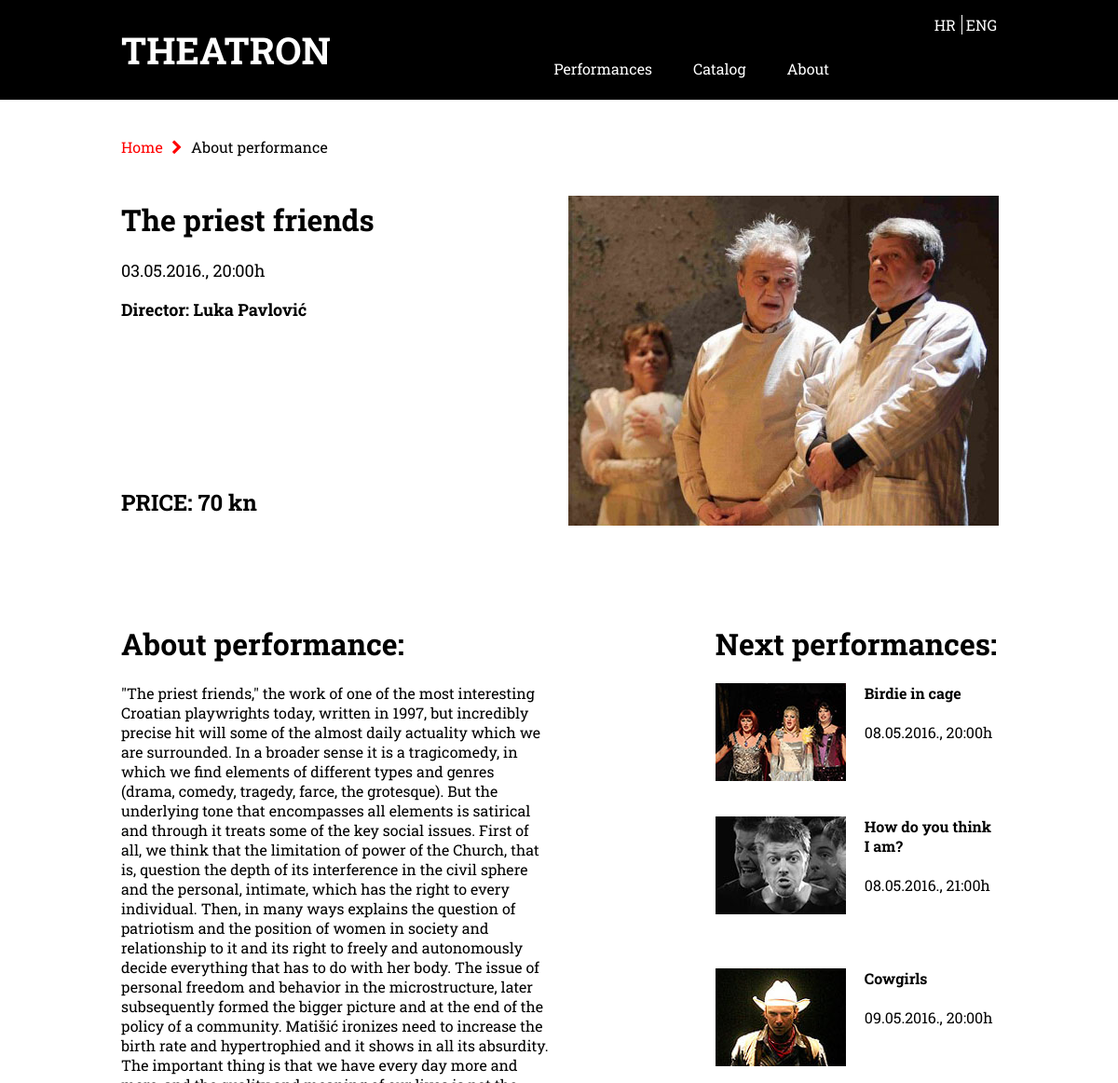
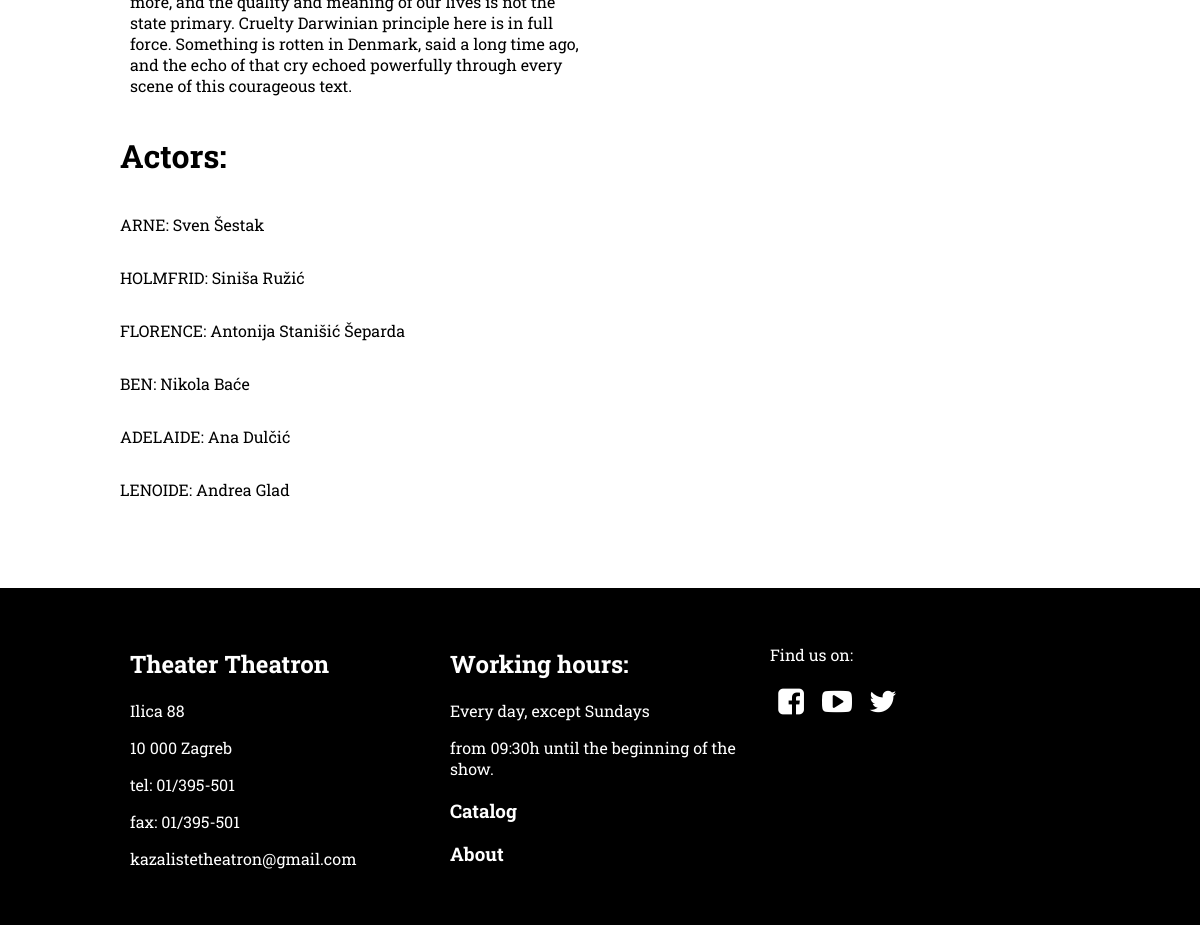
/kazaliste/eng/opredstavi_eng.php?id=1, run on the app's committed database (2 pictures, top to bottom).
### tables this page shows
CREATE TABLE `predstave_t` (
  `id` int(11) NOT NULL,
  `naslov_t` varchar(255) NOT NULL,
  `oPredstavi_t` text NOT NULL,
  `idLanguage` int(11) NOT NULL,
  `idPredstave` int(11) NOT NULL
);

CREATE TABLE `predstave` (
  `id` int(11) NOT NULL,
  `naslov` varchar(255) NOT NULL,
  `oPredstavi` text NOT NULL,
  `datum` varchar(255) NOT NULL,
  `sati` varchar(255) NOT NULL,
  `cijena` float NOT NULL,
  `idRedatelja` int(11) NOT NULL
);

CREATE TABLE `redatelj` (
  `id` int(11) NOT NULL,
  `ime` varchar(255) NOT NULL,
  `prezime` varchar(255) NOT NULL
);

CREATE TABLE `slike` (
  `id` int(11) NOT NULL,
  `idPredstave` int(11) NOT NULL,
  `slika140` varchar(255) NOT NULL,
  `slika300` varchar(255) NOT NULL,
  `slika400` varchar(255) NOT NULL,
  `slika460` varchar(255) NOT NULL,
  `slika460x350` varchar(255) NOT NULL
);

CREATE TABLE `glumci` (
  `id` int(11) NOT NULL,
  `idPredstave` int(11) NOT NULL,
  `imeGlumac` varchar(255) NOT NULL,
  `prezimeGlumac` varchar(255) NOT NULL,
  `uloga` varchar(255) NOT NULL
);

### kazaliste/eng/opredstavi_eng.php (the view, shortened to what this page needs)
<!DOCTYPE html>
<html>
   <head>
      <link rel="stylesheet" href="../css/normalize.css" />
      <link rel="stylesheet" href="../css/grid.css" />
      <link rel="stylesheet" href="../css/stil.css" />
      <link rel="stylesheet" href="../fonts/css/fontello.css"/>
   </head>
   <body>
      <header class="site-header">
         <div class="row">
            <div class="column column-4">
               <h1 class="logo"><a href="index_eng.php">THEATRON</a></h1>
            </div>
            <div class="column column-6">
               <nav class="main-navigation">
                  <ul>
                     <li><a href="predstave_eng.php">Performances</a></li>
                     <li><a href="cjenik_eng.php">Catalog</a></li>
                     <li><a href="onama_eng.html">About</a></li>
                  </ul>
               </nav>
            </div>
            <div class="column column-2">
               <div class="lang">
                  <li>
                     <ul>
                  <li><a href="../opredstavi.php">HR</a></li>
                  <li><a href="#">ENG </a></li>
                  </li>
               </div>
            </div>
         </div>
      </header>
      <section class="main">
         <div class="row">
            <div class="column column-12 navigiraj">
               <a href="index_eng.php">Home <i class="icon-right-open"></i></a> About performance
               <br><br><br>
            </div>
            <br><br><br>
            <?php
               $idGet='';
               if (isset($_GET['id'])) {
                   $idGet= $_GET['id'];
                   }
               $dbc= mysqli_connect('localhost', 'root','root', 'theatron') or die('Error connecting to MySQL.');
               $query= "SELECT * from predstave_t
                       join predstave on predstave.id=predstave_t.idPredstave
                       join redatelj on predstave.idRedatelja=redatelj.id
                       join slike on slike.idPredstave=predstave.id
                       where predstave_t.idLanguage=1 and predstave.id=" .$idGet;
               $result= mysqli_query($dbc, $query) or die("Error quering database");
               $row = mysqli_fetch_array($result);
               echo '
               <div class=" grupaPredstava column column-6">
               <h1>' . $row['naslov_t'].'</h1>
               <p>' .$row['datum'] .', ' .$row['sati'] .'h  </p>
               <p><b>Director: ' . $row['ime'] . ' ' . $row['prezime'] . '</b></p>
               <br>
               <h2><b>PRICE: '.$row['cijena'] .' kn</b></h2>
               </div>
               <div class="column column-6">
               <img src="../' .$row['slika460x350'] . '" alt="">
               </div>';
               ?>
         </div>
      </section>
      <br><br><br><br>
      <section class="oPredstaviDetails">
         <div class="row">
            <div class="column column-6">
               <?php
                  echo '<h1>About performance:</h1>';
                  echo '<p> ' . $row['oPredstavi_t'] . '</p>';
                  ?>
            </div>
            <div class="column column-6">
               <div class="sljedecePred2">
                  <h1>Next performances:</h1>
                  <?php
                     $query= "SELECT predstave.id, slike.slika140, predstave_t.naslov_t, predstave.datum, predstave.sati
                              from predstave_t
                              join predstave on predstave.id=predstave_t.idPredstave
                              join slike on predstave.id=slike.idPredstave
                              where predstave_t.idLanguage=1 limit 3,3";
                     $result= mysqli_query($dbc, $query) or die("Error quering database");
                     while($row = mysqli_fetch_array($result)){
                       echo ' <div class="slijediPred">
                        <a href="opredstavi_eng.php?id=' . $row[0]. ' "><img src=" ../' . $row['slika140'] .'">
                        <h4>' . $row['naslov_t']. '</h4>
                        <p>' . $row['datum'].', ' .$row['sati'] .'h</p></a>
                        </div>
                        <br><br>';
                     }
                     ?>
               </div>
            </div>
         </div>
      </section>
      <section class="glumci">
         <div class="row">
            <?php  $query= "SELECT imeGlumac, prezimeGlumac, uloga from glumci
               join predstave on glumci.idPredstave=predstave.id
               join predstave_t on predstave.id=predstave_t.idPredstave
               where predstave_t.idLanguage=1 and predstave.id =" . $idGet;
               $result= mysqli_query($dbc, $query) or die("Error quering database");
               echo '<h1>Actors: </h1>';
               while($row = mysqli_fetch_array($result)){
               echo ' <div class="column column-12">';
               echo '<p>' . $row['uloga'] . ': ' .$row['imeGlumac'] . ' ' .$row['prezimeGlumac'] . '</p>';
               echo '</div>';
               };
               ?>
         </div>
      </section>
      <br><br><br><br>
      <footer class="site-footer">
         <div class="row">
            <div class="column column-4">
               <h2>Theater Theatron</h2>
               <p>Ilica 88</p>
               <p>10 000 Zagreb</p>
               <p>tel: 01/395-501</p>
               <p>fax: 01/395-501</p>
               <p>kazalistetheatron@gmail.com</p>
            </div>
            <div class="column column-4">
               <h2>Working hours:</h2>
               <p>Every day, except Sundays</p>
               <p>from 09:30h until the beginning of the show.</p>
               <h3><a href="cjenik_eng.php">Catalog</a></h3>
               <h3><a href="onama_eng.html">About</a></h3>
            </div>
            <div class="ikone column column-4">
               <p>Find us on:</p>
               <p><a href="#"><i class="icon-facebook-squared"></i></a>
                  <a href="#"><i class="icon-youtube-play"></i></a>
                  <a href="#"><i class="icon-twitter"></i></a>
               </p>
            </div>
         </div>
      </footer>
   </body>
</html>

### kazaliste/css/grid.css (style rules this page uses)
.row:before, .row:after, .column:before, .column:after, .cf:before, .cf:after { content: " "; display: table; }
.row:after, .column:after, .cf:after { clear: both; }
.column-2 { width: 140px; }
.column-4 { width: 300px; }
.column-6 { width: 460px; }
.column-12 { width: 940px; }
.column { margin: 0 10px; float: left; }
.row { width: 960px; margin: 0 auto; }

### kazaliste/css/stil.css (style rules this page uses)
.column img { float: left; margin-right: 20px; }
.logo { font-size: 40px; }
.site-header { background-color: black; width:100%; font-family: 'Roboto Slab', serif; }
.site-header a { text-decoration: none; color:white; font-family: 'Roboto Slab', serif; }
.site-header h1 { color:white; }
.main-navigation { margin-top:22px; float:right; margin-left:20px; }
.main-navigation ul { margin: 0 auto; padding:0; margin-top:21px; }
.main-navigation li { display:inline-block; font-size: 16px; color:white; }
.main-navigation a { padding:20px; display: block; text-decoration: none; color:white; }
.lang { float:right; }
.lang li { display:inline-block; }
.lang ul li:first-child { padding-right:6px; border-right: 1px solid white; }
.site-footer { padding:40px 0; background-color: black; color:white; font-family: 'Roboto Slab', serif; }
.site-footer a { text-decoration: none; color:white; }
.ikone i { font-size: 30px; }
.ikone a { color:white; }
.navigiraj { padding-top:40px; }
.navigiraj a { text-decoration: none; font-size:1em; color:red; }
.body-onama, .cjenik, .popusti, .introPredstave, .oPredstaviDetails, .main, .glumci { font-family: 'Roboto Slab', serif; }
.sljedecePred2 { float:right; }
.sljedecePred a, .sljedecePred2 a { text-decoration: none; color:black; }
.grupaPredstava { margin-top:-17px; }
.grupaPredstava>h2 { padding-top:120px; }
.grupaPredstava>p { font-size: 18px; }
.glumci .column-12>p { margin-left:-10px; }

### data on the page
predstave_t: naslov_t "The priest friends", idPredstave.datum "03.05.2016.", idPredstave.sati "20:00", redatelj.ime "Luka", redatelj.prezime "Pavlović", idPredstave.cijena "70", slike.slika460x350 (picture), oPredstavi_t "\"The priest friends,\" the work of one of the most interesting Croatian playwrights today, written in 1997, but incredibly precise hit will some of the almost daily actuality which we are surrounded. In a broader sense it is a tragicomedy, in which we find elements of different types and genres (drama, comedy, tragedy, farce, the grotesque). But the underlying tone that encompasses all elements is satirical and through it treats some of the key social issues. First of all, we think that the limitation of power of the Church, that is, question the depth of its interference in the civil sphere and the personal, intimate, which has the right to every individual. Then, in many ways explains the…"
predstave_t: slike.slika140 (picture), naslov_t "Birdie in cage", idPredstave.datum "08.05.2016.", idPredstave.sati "20:00"
predstave_t: slike.slika140 (picture), naslov_t "How do you think I am?", idPredstave.datum "08.05.2016.", idPredstave.sati "21:00"
predstave_t: slike.slika140 (picture), naslov_t "Cowgirls", idPredstave.datum "09.05.2016.", idPredstave.sati "20:00"
glumci: uloga "ARNE", imeGlumac "Sven", prezimeGlumac "Šestak"
glumci: uloga "HOLMFRID", imeGlumac "Siniša", prezimeGlumac "Ružić"
glumci: uloga "FLORENCE", imeGlumac "Antonija", prezimeGlumac "Stanišić Šeparda"
glumci: uloga "BEN", imeGlumac "Nikola", prezimeGlumac "Baće"
glumci: uloga "ADELAIDE", imeGlumac "Ana", prezimeGlumac "Dulčić"
glumci: uloga "LENOIDE", imeGlumac "Andrea", prezimeGlumac "Glad"
